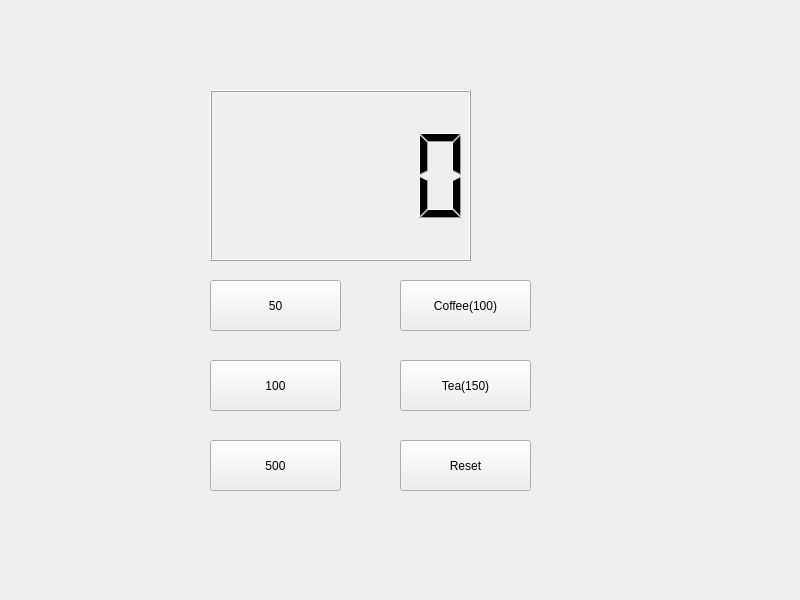
<?xml version="1.0" encoding="UTF-8"?>
<ui version="4.0">
 <class>Widget</class>
 <widget class="QWidget" name="Widget">
  <property name="geometry">
   <rect>
    <x>0</x>
    <y>0</y>
    <width>800</width>
    <height>600</height>
   </rect>
  </property>
  <property name="windowTitle">
   <string>Widget</string>
  </property>
  <widget class="QLCDNumber" name="lcdNumber">
   <property name="geometry">
    <rect>
     <x>210</x>
     <y>90</y>
     <width>261</width>
     <height>171</height>
    </rect>
   </property>
  </widget>
  <widget class="QPushButton" name="pb100">
   <property name="geometry">
    <rect>
     <x>210</x>
     <y>360</y>
     <width>131</width>
     <height>51</height>
    </rect>
   </property>
   <property name="text">
    <string>100</string>
   </property>
  </widget>
  <widget class="QPushButton" name="pb500">
   <property name="geometry">
    <rect>
     <x>210</x>
     <y>440</y>
     <width>131</width>
     <height>51</height>
    </rect>
   </property>
   <property name="text">
    <string>500</string>
   </property>
  </widget>
  <widget class="QPushButton" name="pb50">
   <property name="geometry">
    <rect>
     <x>210</x>
     <y>280</y>
     <width>131</width>
     <height>51</height>
    </rect>
   </property>
   <property name="text">
    <string>50</string>
   </property>
  </widget>
  <widget class="QPushButton" name="pbCoffee">
   <property name="geometry">
    <rect>
     <x>400</x>
     <y>280</y>
     <width>131</width>
     <height>51</height>
    </rect>
   </property>
   <property name="text">
    <string>Coffee(100)</string>
   </property>
  </widget>
  <widget class="QPushButton" name="pbTea">
   <property name="geometry">
    <rect>
     <x>400</x>
     <y>360</y>
     <width>131</width>
     <height>51</height>
    </rect>
   </property>
   <property name="text">
    <string>Tea(150)</string>
   </property>
  </widget>
  <widget class="QPushButton" name="pbReset">
   <property name="geometry">
    <rect>
     <x>400</x>
     <y>440</y>
     <width>131</width>
     <height>51</height>
    </rect>
   </property>
   <property name="text">
    <string>Reset</string>
   </property>
  </widget>
 </widget>
 <resources/>
 <connections/>
</ui>
